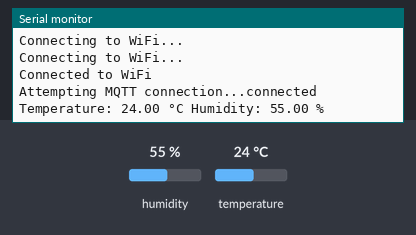
A sketch run on a simulated ESP8266 (NodeMCU). Shown: the last lines printed to the serial monitor. Inputs (shaded band) come from the test bench; at power-on: humidity 55 %, temperature 24 °C. WiFi joins after 1.5 s; servers stay silent unless stated; no MQTT or app messages arrive unless stated.

Above: at 3.2 s.
3.3 s: humidity set to 22 %
At 4.9 s:
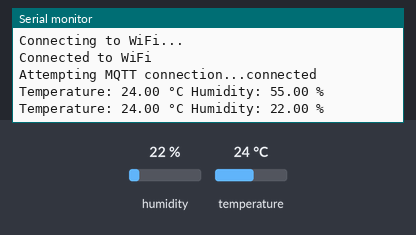
6.0 s: temperature set to 12 °C
At 7.3 s:
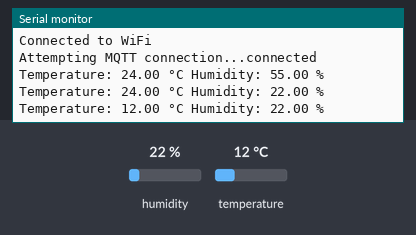
8.7 s: humidity set to 40 %
At 10.9 s:
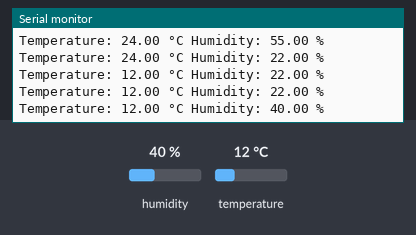
Timing chart, 0 to 12.4 s (numbered marks = the images above; inputs shaded):
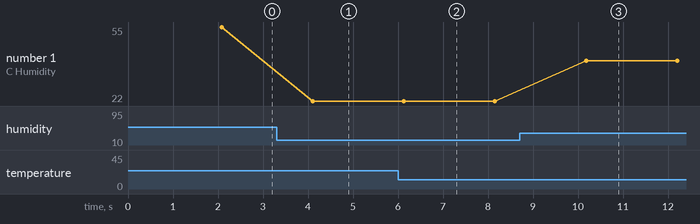

The sketch:

seperateTemp_Humid_using_json_Data.ino
```cpp
#include <ESP8266WiFi.h>
#include <DHT.h>
#include <PubSubClient.h>
#include <ArduinoJson.h>

const char* ssid = "839";            // Replace with your Wi-Fi SSID
const char* password = "8399009050"; // Replace with your Wi-Fi password

const char* mqtt_server = "broker.hivemq.com"; // Replace with your MQTT broker
const int mqtt_port = 1883;
const char* mqtt_topic = "dht11/temhum"; // Topic to publish data

WiFiClient espClient;
PubSubClient client(espClient);  // MQTT client

// DHT Sensor Setup
#define DHTPIN D4
#define DHTTYPE DHT11

DHT dht(DHTPIN, DHTTYPE);

// Initialize variables
float temp, hum;
unsigned long lastMsg = 0;
#define MSG_BUFFER_SIZE (200)
char json[MSG_BUFFER_SIZE];  // Buffer for the JSON message

void setup() {
    Serial.begin(9600);
    dht.begin();

    WiFi.begin(ssid, password);
    while (WiFi.status() != WL_CONNECTED) {
        delay(1000);
        Serial.println("Connecting to WiFi...");
    }
    Serial.println("Connected to WiFi");

    client.setServer(mqtt_server, mqtt_port);
    client.setCallback(mqttCallback);
}

void reconnect() {
    // Loop until we're reconnected to MQTT broker
    while (!client.connected()) {
        Serial.print("Attempting MQTT connection...");
        if (client.connect("ESP8266Client")) {
            Serial.println("connected");
        } else {
            Serial.print("failed, rc=");
            Serial.print(client.state());
            delay(2000);
        }
    }
}

void mqttCallback(char* topic, byte* payload, unsigned int length) {
    // Handle incoming messages if needed (for this case it's not used)
}

void loop() {
    // Reconnect to MQTT if disconnected
    if (!client.connected()) {
        reconnect();
    }
    client.loop();  // Maintain MQTT connection

    // Read temperature and humidity from DHT11 sensor
    temp = dht.readTemperature();
    hum = dht.readHumidity();

    // Check if the reading failed
    if (isnan(temp) || isnan(hum)) {
        Serial.println("Failed to read from DHT sensor!");
        return;  // Exit loop and try again
    }

    // Prepare JSON document
    StaticJsonDocument<200> doc;
    JsonObject root = doc.to<JsonObject>();
    root["Temp"] = temp;
    root["Humid"] = hum;

    // Serialize JSON to string
    serializeJson(root, json);

    // Display data on Serial Monitor
    Serial.print("Temperature: ");
    Serial.print(temp);
    Serial.print(" °C ");
    Serial.print("Humidity: ");
    Serial.print(hum);
    Serial.println(" %");

    // Publish the JSON data to MQTT
    client.publish(mqtt_topic, json);

    // Wait before sending new data
    delay(2000);  // Delay for 2 seconds between readings
}

//const obj=JSON.parse(msg.payload);
//var tempre = obj.Temp;
//msg.payload=tempre
//return msg;
```

Measured:
- after the input at 3.3 s, the serial monitor: prints a new line after 0.81 s (image 1)
- after the input at 6.0 s, the serial monitor: prints a new line after 0.13 s (image 2)
- after the input at 8.7 s, the serial monitor: prints a new line after 1.5 s (image 3)
- plotted number 1: 55 → 22 after the input at 3.3 s, 22 → 40 after the input at 8.7 s
